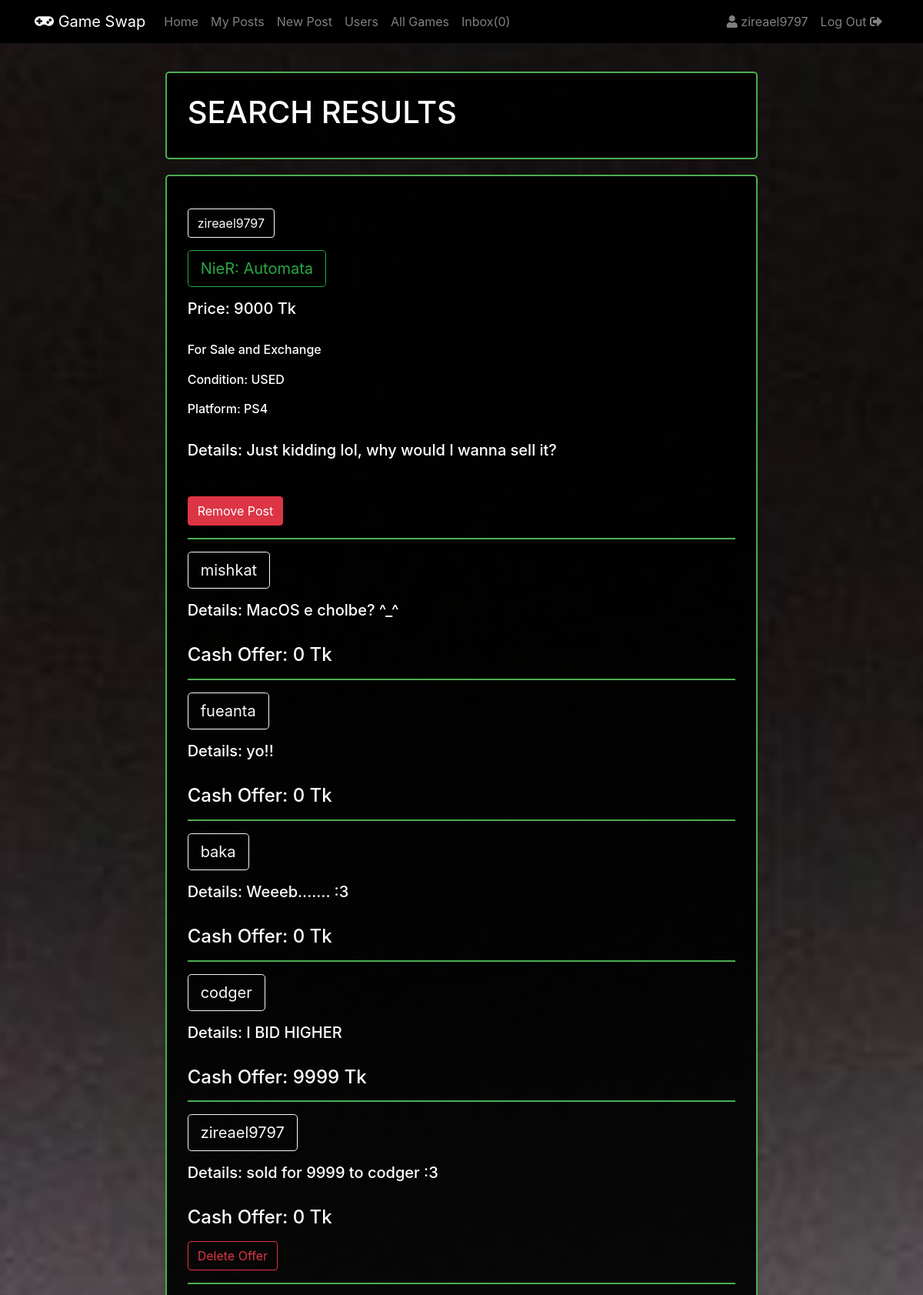
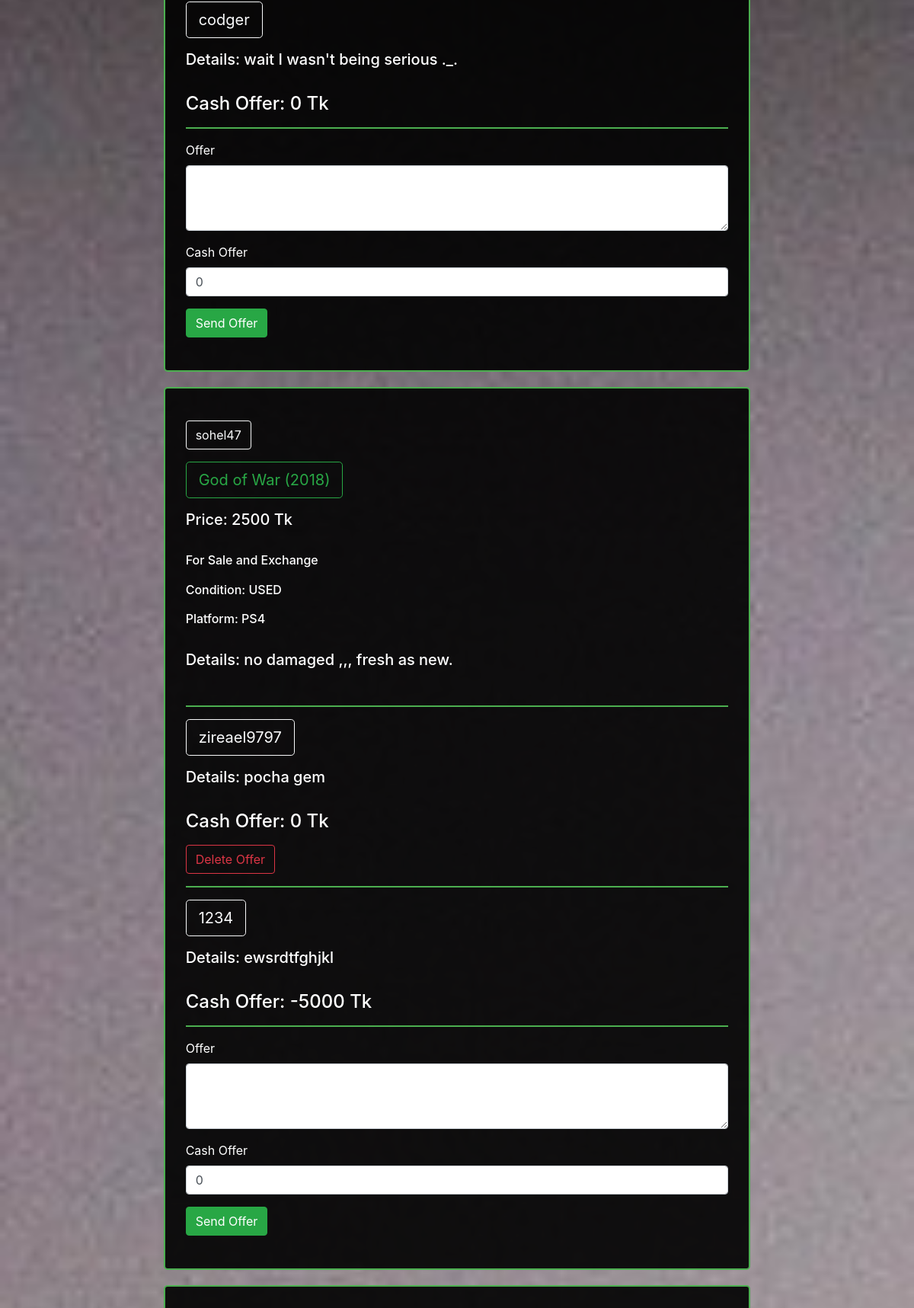
Screenshot of /search.php (signed in, upper part) with the database file from the repository (2 pictures, top to bottom).
### tables this page shows
CREATE TABLE `posts` (
  `id` int(10) NOT NULL,
  `forgame` varchar(50) NOT NULL,
  `fromuser` varchar(15) NOT NULL,
  `post` varchar(800) DEFAULT NULL,
  `price` int(4) DEFAULT '0',
  `platform` varchar(4) NOT NULL,
  `cond` varchar(4) NOT NULL DEFAULT 'USED',
  `sale_exchange` varchar(20) NOT NULL DEFAULT 'Sale and Exchange'
);

CREATE TABLE `offers` (
  `id` int(12) NOT NULL,
  `byuser` varchar(15) NOT NULL,
  `onpost` int(10) NOT NULL,
  `offer` varchar(200) NOT NULL,
  `cash` int(4) DEFAULT '0'
);

### search.php (the view, shortened to what this page needs)
<?php
include 'connection.php';
?>
<html id="html">
<head>
    <link rel="stylesheet" href="css/bootstrap.css">
    <link rel="stylesheet" href="css/post.css">
    <link rel="stylesheet" href="css/all.min.css">
</head>
<body id="body">
<nav class="navbar navbar-expand-lg navbar-dark fixed-top" style="background-color: black">
    <div class="container">
        <a class="navbar-brand" href="home.php"><i class="fas fa-gamepad"></i> Game Swap</a>
        <div class="collapse navbar-collapse" id="navbarToggler">
            <ul class="navbar-nav mr-auto mt-2 mt-lg-0">
                <li class="nav-item">
                    <a class="nav-link" href="home.php">Home</a>
                </li>
                <li class="nav-item">
                    <a class="nav-link" href="myposts.php">My Posts</a>
                </li>
                <li class="nav-item">
                    <a class="nav-link" href="newpost.php">New Post</a>
                </li>
                <li class="nav-item">
                    <a class="nav-link" href="users.php">Users</a>
                </li>
                <li class="nav-item">
                    <a class="nav-link" href="games.php">All Games</a>
                </li>
                <li class="nav-item">
                    <?php
                    echo "<a class=\"nav-link\" href=\"messages.php\">Inbox(";
                    $sqlunread = "SELECT * FROM messages where  receiver =\"".$_SESSION["username"]."\" and msgread = 'no' order by time desc";
                    $unread = mysqli_query($conn, $sqlunread);
                    echo    mysqli_num_rows($unread);
                    echo ")</a>";
                    ?>
                </li>
            </ul>
            <ul class="navbar-nav ml-auto my-2 my-lg-0">
                <li class="nav-item">
                    <a class="nav-link" href="myinfo.php"><?php
                        echo "<i class=\"fas fa-user\"></i>  " .$_SESSION['username'].""
                        ?></a>
                </li>
                <li class="nav-item">
                    <a class="nav-link" href="login.php">Log Out <i class="fas fa-sign-out-alt"></i></a>
                </li>
            </ul>
        </div>
    </div>
</nav>
<div class="container" id="posts">
    <div id="post">
        <h1>SEARCH RESULTS</h1>
    </div>
    <?php
    $searchterm = $_POST["search"];
    $sql = "SELECT * FROM posts where forgame like \"%".$searchterm."%\"";
    $result = mysqli_query($conn, $sql);
    if (mysqli_num_rows($result) > 0) {
        while($row = mysqli_fetch_assoc($result)) {
            if($row["fromuser"]!=$_SESSION["username"]){
                echo "<div id='post'>
                <form action='userinfo.php' method='post'>
                    <div class='form-group'>
                        <input type='hidden' class='form-control' name='username' id='gameid' value='".$row["fromuser"]."'>
                    </div>
                    <button type='submit' class='btn btn-outline-light'>".$row["fromuser"]."</button>
                </form>";
            }
            else{
                echo "<div id='post'>
                <form action='myinfo.php' method='post'>
                    <div class='form-group'>
                        <input type='hidden' class='form-control'>
                    </div>
                    <button type='submit' class='btn btn-outline-light'>".$row["fromuser"]."</button>
                </form>";
            }
            echo "<form action='gameinfo.php' method='post'>
                    <div class='form-group'>
                        <input type='hidden' class='form-control' name='gamename' id='gamename' value='".$row["forgame"]."'>
                    </div>
                    <button type='submit' class='btn btn-outline-success btn-lg'>".$row["forgame"]."</button>
                </form>
                <h5>Price: " .$row["price"]." Tk</h5><br><h6>For ".$row["sale_exchange"]."<br><br>Condition: ".$row["cond"]."<br><br>Platform: "
                .$row["platform"]."</h6><br><h5>Details: " .$row["post"]."</h5><br>";
            if($row["fromuser"]==$_SESSION["username"])
                {echo "<form action='deletepost.php' method='post'>
                    <div class='form-group'>
                        <input type='hidden' class='form-control' name='postid' id='postid' value=".$row["id"].">
                    </div>
                    <button type='submit' class='btn btn-danger'>Remove Post</button>
                    </form>";
                }
            $sql2 = "select * from offers where onpost='".$row['id']."'";
            $result2 = mysqli_query($conn, $sql2);
            if (mysqli_num_rows($result2) > 0) {
                echo "<div>";
                while($row2 = mysqli_fetch_assoc($result2)) {
                    if($row2["byuser"]!=$_SESSION["username"]){
                        echo "<hr>
                <form action='userinfo.php' method='post'>
                    <div class='form-group'>
                        <input type='hidden' class='form-control' name='username' id='gameid' value='".$row2["byuser"]."'>
                    </div>
                    <button type='submit' class='btn btn-outline-light btn-lg'>".$row2["byuser"]."</button>
                </form>";
                    }
                    else{
                        echo "<hr>
                <form action='myinfo.php' method='post'>
                    <div class='form-group'>
                        <input type='hidden' class='form-control'>
                    </div>
                    <button type='submit' class='btn btn-outline-light btn-lg'>".$row2["byuser"]."</button>
                </form>";
                    }
                    echo "<h5>Details: " .$row2["offer"]."</h5>
                <br><h4>Cash Offer: " .$row2["cash"]." Tk</h4>
            ";
                    if($row2["byuser"]==$_SESSION["username"]){
                        echo "<form action='deleteoffer.php' method='post'>
                    <div class='form-group'>
                        <input type='hidden' class='form-control' name='deleteoffer' id='deleteoffer' value=".$row2["id"].">
                    </div>
                    <button type='submit' class='btn btn-outline-danger'>Delete Offer</button>
                </form>";
                    }
                }
                echo"</div>";
            } else {
                echo "0 comments";
            }
            echo "
                <hr>
                <form action='addcomment.php' method='post'>
                    <div class='form-group'>
                        <label for='offer'>Offer</label>
                        <textarea class='form-control' id='offer' name='newoffer' rows='3'></textarea>
                    </div>
                    <div class='form-group'>
                        <label for='cash'>Cash Offer</label>
                        <input type='number' value='0' class='form-control' id='cash' name='cash'>
                    </div>
                    <div class='form-group'>
                        <input type='hidden' class='form-control' name='postid' id='addcomment' value='".$row["id"]."'>
                    </div>
                    <button class='btn btn-success' type='submit'>Send Offer</button>
                </form>
            ";
            echo "</div>";
        }
    } else {
        echo "0 results";
        echo "<div style='margin-bottom: 1000px'>
            </div>";
    }
    ?>
</div>
</body>
</html>

### css/post.css (style rules this page uses)
#html { margin-top: 30pt; }
#body { background-image: url("../img/login.jpeg"); background-size: cover; background-attachment: fixed; }
#posts { margin-top: 40pt; max-width: 600pt; }
#post { color: white; margin-top: 20px; margin-bottom: 20px; background: rgba(0, 0, 0, 0.9); border-radius: 5px; padding: 20pt; text-wrap: normal; border: 2px solid #4caf50; }
hr { border: 1px solid #4caf50; }

### rows the page displays
posts: fromuser "zireael9797", forgame "NieR: Automata", price "9000", sale_exchange "Sale and Exchange", cond "USED", platform "PS4", post "Just kidding lol, why would I wanna sell it?"
offers: byuser "mishkat", offer "MacOS e cholbe? ^_^", cash "0"
offers: byuser "fueanta", offer "yo!!", cash "0"
offers: byuser "baka", offer "Weeeb....... :3", cash "0"
offers: byuser "codger", offer "I BID HIGHER", cash "9999"
offers: byuser "zireael9797", offer "sold for 9999 to codger :3", cash "0"
offers: byuser "codger", offer "wait I wasn't being serious ._.", cash "0"
posts: fromuser "sohel47", forgame "God of War (2018)", price "2500", sale_exchange "Sale and Exchange", cond "USED", platform "PS4", post "no damaged ,,, fresh as new."
offers: byuser "zireael9797", offer "pocha gem", cash "0"
offers: byuser "1234", offer "ewsrdtfghjkl", cash "-5000"

### other values shown
mysqli_num_rows($unread) "0"
$_SESSION['username'] "zireael9797"
